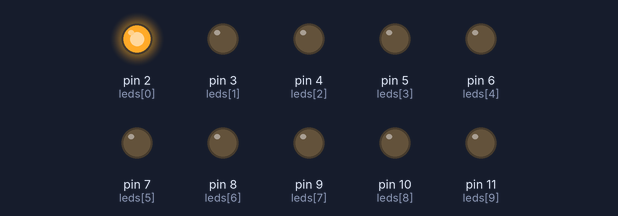
A sketch run on a simulated Arduino Uno, built with avr-gcc and run on an emulated ATmega328P. Parts: output pins drawn as LEDs (lit = HIGH).

Above: at 0.2 s.
At 1.7 s:
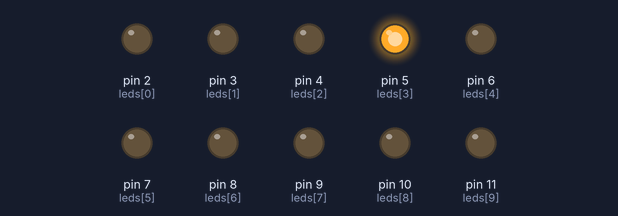
At 3.2 s:
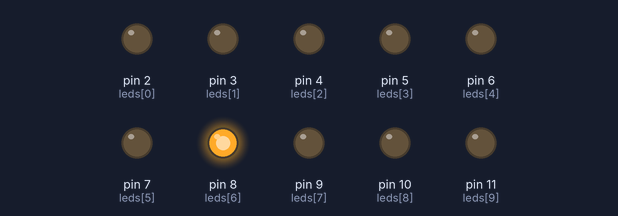
At 6.2 s:
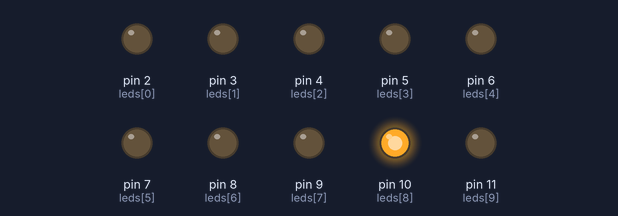
At 9.2 s:
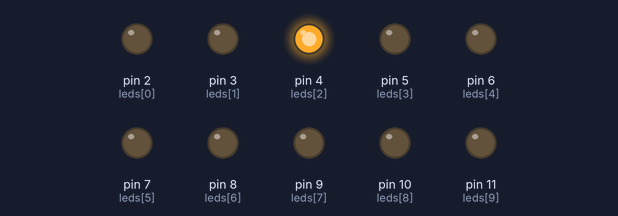
At 12.7 s:
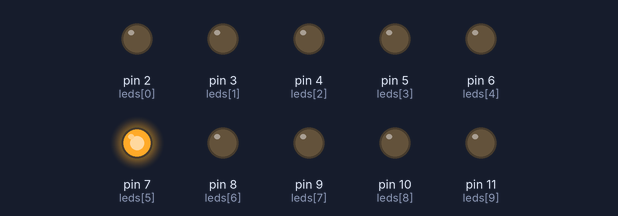
Timing chart, 0 to 13.0 s (numbered marks = the images above):
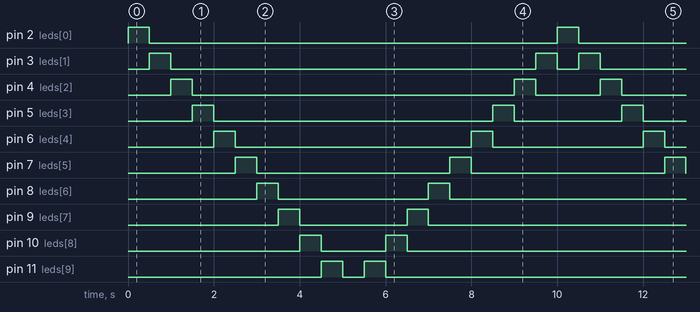

Measured:
- by itself, pin 2 (leds[0]): alternates HIGH for 0.50 s and LOW for 9.5 s
- by itself, pin 3 (leds[1]): repeats every 10.0 s: LOW 8.5 s, HIGH 0.50 s, LOW 0.50 s, HIGH 0.50 s
- by itself, pin 4 (leds[2]): repeats every 10.0 s: LOW 7.5 s, HIGH 0.50 s, LOW 1.5 s, HIGH 0.50 s
- by itself, pin 5 (leds[3]): repeats every 10.0 s: LOW 6.5 s, HIGH 0.50 s, LOW 2.5 s, HIGH 0.50 s
- by itself, pin 6 (leds[4]): repeats every 10.0 s: LOW 5.5 s, HIGH 0.50 s, LOW 3.5 s, HIGH 0.50 s
- by itself, pin 7 (leds[5]): alternates HIGH for 0.50 s and LOW for 4.5 s
- by itself, pin 8 (leds[6]): repeats every 10.0 s: LOW 3.5 s, HIGH 0.50 s, LOW 5.5 s, HIGH 0.50 s
- by itself, pin 9 (leds[7]): repeats every 10.0 s: LOW 2.5 s, HIGH 0.50 s, LOW 6.5 s, HIGH 0.50 s

The sketch:

Led_secuencia.ino
```cpp
int leds[10] = {2, 3, 4, 5, 6, 7, 8, 9, 10, 11};
int i;
void setup() {
for (int  i = 0; i<10; i++){
  pinMode (leds[i],OUTPUT);
  }
for (int i = 10; i>0; i--){
 }
}


void loop() {
for (int i = 0; i<10; i++){
     digitalWrite(leds[i],HIGH);
     delay(500);
     digitalWrite(leds[i], LOW);
 }
for (int i = 10; i>0; i--){
  digitalWrite(leds[i], HIGH);
  delay(500);
  digitalWrite(leds[i], LOW);
  }
}
```
